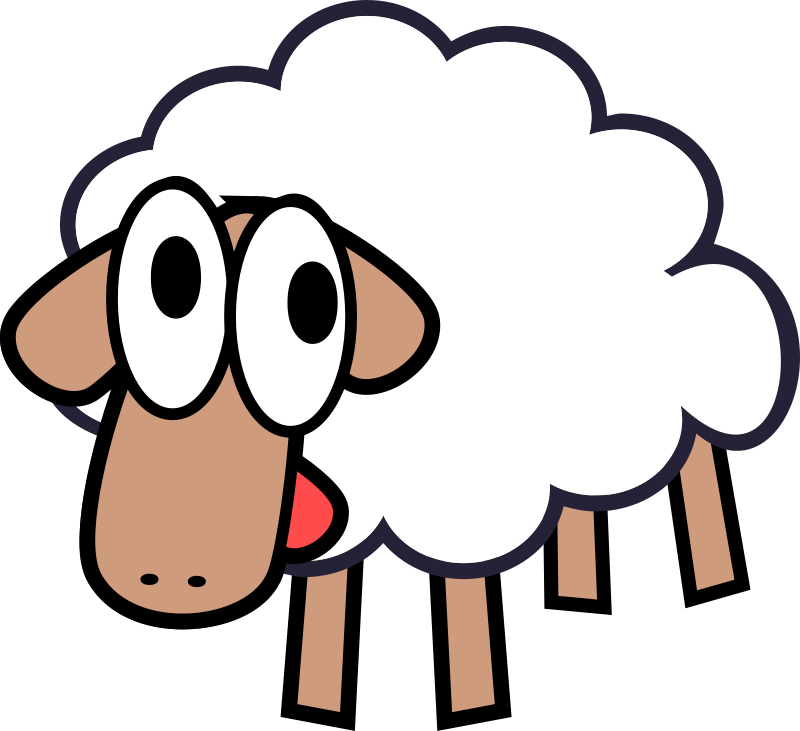
#> input picture test.png, 800 x 731 px
$ python ascii.py
#> lines starting #> are read from the running program, lines starting #| are printed output that depends on the picture
# -*- encoding:utf-8 -*-
"""
    change pic into char pic
    author:lgh
"""

from PIL import Image

ascii_char = list("$@B%8&WM#*oahkbdpqwmZO0QLCJUYXzcvunxrjft/\|()1{}[]?-_+~<>i!lI;:,\"^`'. ")
WIDTH = 160
HIGHT = 120

def get_char(r,g,b, alpha=256):
    if alpha == 0:
        return ' '
    length = len(ascii_char)
    gray = int(0.2126*r+0.7152*g+0.0722*b)

    unit = (256.0 + 1) / length
    return ascii_char[int(gray/unit)]

def test():
    im = Image.open(r'test.png')
#> im is the input picture: PIL image 800x731 RGBA; mean R, G, B, A 122.6, 115.8, 113.3, 164.3
    im = im.resize((WIDTH, HIGHT), Image.NEAREST)
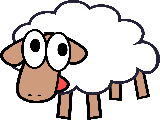
#> im: PIL image 160x120 RGBA; mean R, G, B, A 122.5, 115.6, 113.1, 164.3; transparent parts drawn white
    w, h = im.size
#> w = 160; h = 120
    txt = ''
    for i in range(len(im.getdata())):
        txt += get_char(*im.getdata()[i])
        if i % w == 0:
            txt += '\n'
#> this loop made 19200 passes
#> txt on pass 1: ' '
    print(txt)
#|                                                                   o***********
#|                                                                ******************o
#|                                                              ***********************

    # with open('output.txt', 'w') as f:
    #     f.write(txt)

if __name__ == '__main__':
    test()
